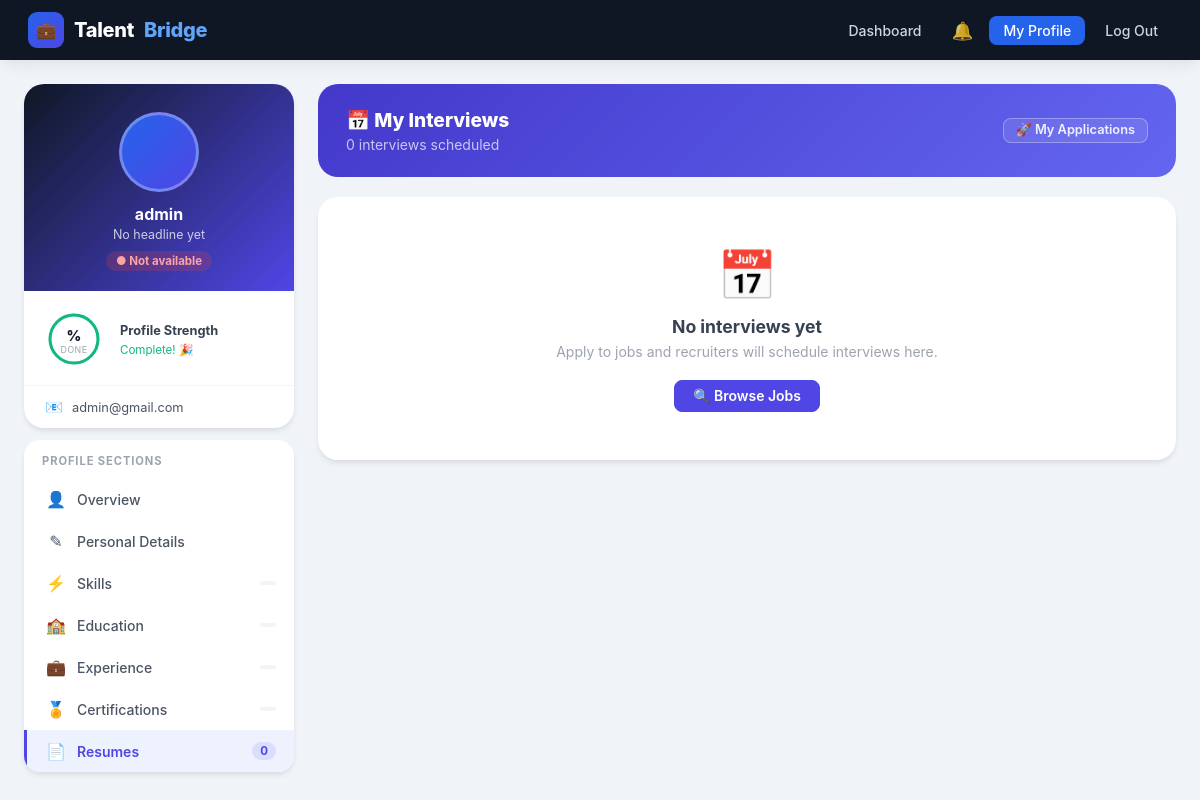
The page /interviews/my/ (signed in) on the database its author committed.
### accounts/models.py (models this page shows, shortened)
class User(AbstractUser):
    ADMIN = 'admin'
    RECRUITER = 'recruiter'
    JOB_SEEKER = 'job_seeker'
    ROLE_CHOICES = [
        (ADMIN, 'Admin'),
        (RECRUITER, 'Recruiter'),
        (JOB_SEEKER, 'Job Seeker'),
    ]
    role = models.CharField(max_length=20, choices=ROLE_CHOICES, default=JOB_SEEKER)
    phone = models.CharField(max_length=20, blank=True)

### interviews/views.py (the view)
# urls.py: path('my/',                 views.my_interviews,    name='my_interviews'),
@login_required
def my_interviews(request):
    if not _is_job_seeker(request.user):
        return redirect('jobs:board')
    interviews = (Interview.objects
                  .filter(application__applicant=request.user)
                  .select_related('application__job', 'application__job__recruiter')
                  .order_by('scheduled_at'))
    upcoming   = interviews.exclude(status='cancelled').exclude(status='completed')
    past       = interviews.filter(status__in=['completed', 'cancelled'])
    return render(request, 'interviews/my_interviews.html', {
        'upcoming': upcoming,
        'past':     past,
        'total':    interviews.count(),
    })

### interviews/views.py (called while the page is built)
def _is_job_seeker(user):
    return user.is_authenticated and getattr(user, 'role', None) == 'job_seeker'

### notifications/context_processors.py (called while the page is built)
def notifications_ctx(request):
    if not request.user.is_authenticated:
        return {}
    qs = Notification.objects.filter(user=request.user)
    return {
        'unread_notif_count': qs.filter(is_read=False).count(),
        'recent_notifs':      qs[:6],
    }

### templates/interviews/my_interviews.html (shortened to what this page needs)
{% extends 'jobseeker/base_profile.html' %}
{% block nav_resume %}active{% endblock %}
{% block main_content %}
<div class="int-wrap">
  <div class="page-header">
    <div>
      <h2 style="color:#fff;font-size:1.2rem;font-weight:800;margin-bottom:4px;">&#128197; My Interviews</h2>
      <p style="color:rgba(255,255,255,.7);font-size:.875rem;">{{ total }} interview{{ total|pluralize }} scheduled</p>
    </div>
    <a href="{% url 'applications:my_applications' %}" class="btn btn-gray btn-sm"
       style="border-color:rgba(255,255,255,.3);color:rgba(255,255,255,.9);background:rgba(255,255,255,.1);">
      &#128640; My Applications
    </a>
  </div>
  {% if not upcoming and not past %}
  <div class="empty-ints">
    <div style="font-size:3rem;margin-bottom:12px;">&#128197;</div>
    <div style="font-size:1.1rem;font-weight:700;color:var(--gray-700);margin-bottom:6px;">No interviews yet</div>
    <div style="font-size:.875rem;color:var(--gray-400);margin-bottom:20px;">Apply to jobs and recruiters will schedule interviews here.</div>
    <a href="{% url 'jobs:board' %}" class="btn btn-primary">&#128269; Browse Jobs</a>
  </div>
  {% endif %}
</div>
{% endblock %}

### templates/jobseeker/base_profile.html (shortened to what this page needs)
<!DOCTYPE html>
<html lang="en">
<head>
</head>
<body>
<nav class="topnav">
  <a class="topnav-brand" href="/accounts/dashboard/">
    <div class="brand-icon">&#128188;</div>
    Talent<span class="accent">Bridge</span>
  </a>
  <div class="topnav-right">
    <a href="/accounts/dashboard/job-seeker/">Dashboard</a>
    <a href="{% url 'notifications:list' %}" style="position:relative;display:inline-flex;align-items:center;padding:6px 10px;border-radius:8px;color:rgba(255,255,255,.8);text-decoration:none;font-size:1.1rem;" title="Notifications">
      &#128276;
    </a>
    <a href="{% url 'jobseeker:profile' %}" class="cta">My Profile</a>
    <form method="post" action="/accounts/logout/" style="display:inline">
      <button type="submit">Log Out</button>
    </form>
  </div>
</nav>
<div class="profile-layout">
  <aside class="profile-sidebar">
    <div class="profile-card">
      <div class="profile-card-top">
        <div class="avatar-wrap">
        </div>
        <div class="profile-name">{{ request.user.get_full_name|default:request.user.username }}</div>
        <div class="profile-headline">{{ profile.headline|default:"No headline yet" }}</div>
        {% if profile.is_available %}
          <span class="avail-tag yes">&#9679; Open to work</span>
        {% else %}
          <span class="avail-tag no">&#9679; Not available</span>
        {% endif %}
      </div>
      {% with pct=profile.get_completeness %}
      <div class="completeness-wrap">
        <div class="ring-container">
          <svg class="progress-ring" width="60" height="60" viewBox="0 0 60 60">
            <circle class="ring-bg" cx="30" cy="30" r="24" />
            <circle class="ring-fill" cx="30" cy="30" r="24"
              stroke="{% if pct < 40 %}#ef4444{% elif pct < 70 %}#f59e0b{% else %}#10b981{% endif %}"
              stroke-dasharray="{{ pct|floatformat:0 }} {{ 150|add:0 }}"
              style="stroke-dasharray: calc({{ pct }} * 150.8 / 100) 150.8" />
          </svg>
          <div class="ring-overlay">
            <span class="ring-pct">{{ pct }}%</span>
            <span class="ring-label">done</span>
          </div>
        </div>
        <div class="completeness-info">
          <div class="completeness-title">Profile Strength</div>
          {% if pct < 40 %}
            <div class="completeness-sub" style="color:#ef4444;">Weak — add more info</div>
          {% elif pct < 70 %}
            <div class="completeness-sub" style="color:#f59e0b;">Moderate — keep going!</div>
          {% elif pct < 100 %}
            <div class="completeness-sub" style="color:#10b981;">Strong — almost there!</div>
          {% else %}
            <div class="completeness-sub" style="color:#10b981;">Complete! &#127881;</div>
          {% endif %}
        </div>
      </div>
      {% endwith %}
      <div class="profile-meta">
        <div class="meta-item"><span class="meta-icon">&#128231;</span>{{ request.user.email }}</div>
      </div>
    </div>
    <nav class="sidebar-nav">
      <div class="nav-header">Profile Sections</div>
      <a href="{% url 'jobseeker:profile' %}"
         class="nav-item {% block nav_profile %}{% endblock %}">
        <span class="nav-icon">&#128100;</span> Overview
      </a>
      <a href="{% url 'jobseeker:personal_edit' %}"
         class="nav-item {% block nav_personal %}{% endblock %}">
        <span class="nav-icon">&#9998;</span> Personal Details
      </a>
      <a href="{% url 'jobseeker:skills' %}"
         class="nav-item {% block nav_skills %}{% endblock %}">
        <span class="nav-icon">&#9889;</span> Skills
        <span class="nav-count">{{ profile.skills.count }}</span>
      </a>
      <a href="{% url 'jobseeker:education' %}"
         class="nav-item {% block nav_education %}{% endblock %}">
        <span class="nav-icon">&#127979;</span> Education
        <span class="nav-count">{{ profile.education.count }}</span>
      </a>
      <a href="{% url 'jobseeker:experience' %}"
         class="nav-item {% block nav_experience %}{% endblock %}">
        <span class="nav-icon">&#128188;</span> Experience
        <span class="nav-count">{{ profile.experience.count }}</span>
      </a>
      <a href="{% url 'jobseeker:certifications' %}"
         class="nav-item {% block nav_certifications %}{% endblock %}">
        <span class="nav-icon">&#127941;</span> Certifications
        <span class="nav-count">{{ profile.certifications.count }}</span>
      </a>
      <a href="{% url 'resume:list' %}"
         class="nav-item {% block nav_resume %}{% endblock %}">
        <span class="nav-icon">&#128196;</span> Resumes
        <span class="nav-count">{{ request.user.resumes.count }}</span>
      </a>
    </nav>
  </aside>
  <main class="profile-main">
    {% block main_content %}{% endblock %}
  </main>
</div>
</body>
</html>

### rows shown on the page
User: user.get_full_name "admin", user.email "admin@gmail.com", user.resumes.count "0"

### other values the page prints
{{ profile.headline|default:"No headline yet" }} "No headline yet"
{{ total }} "0"
